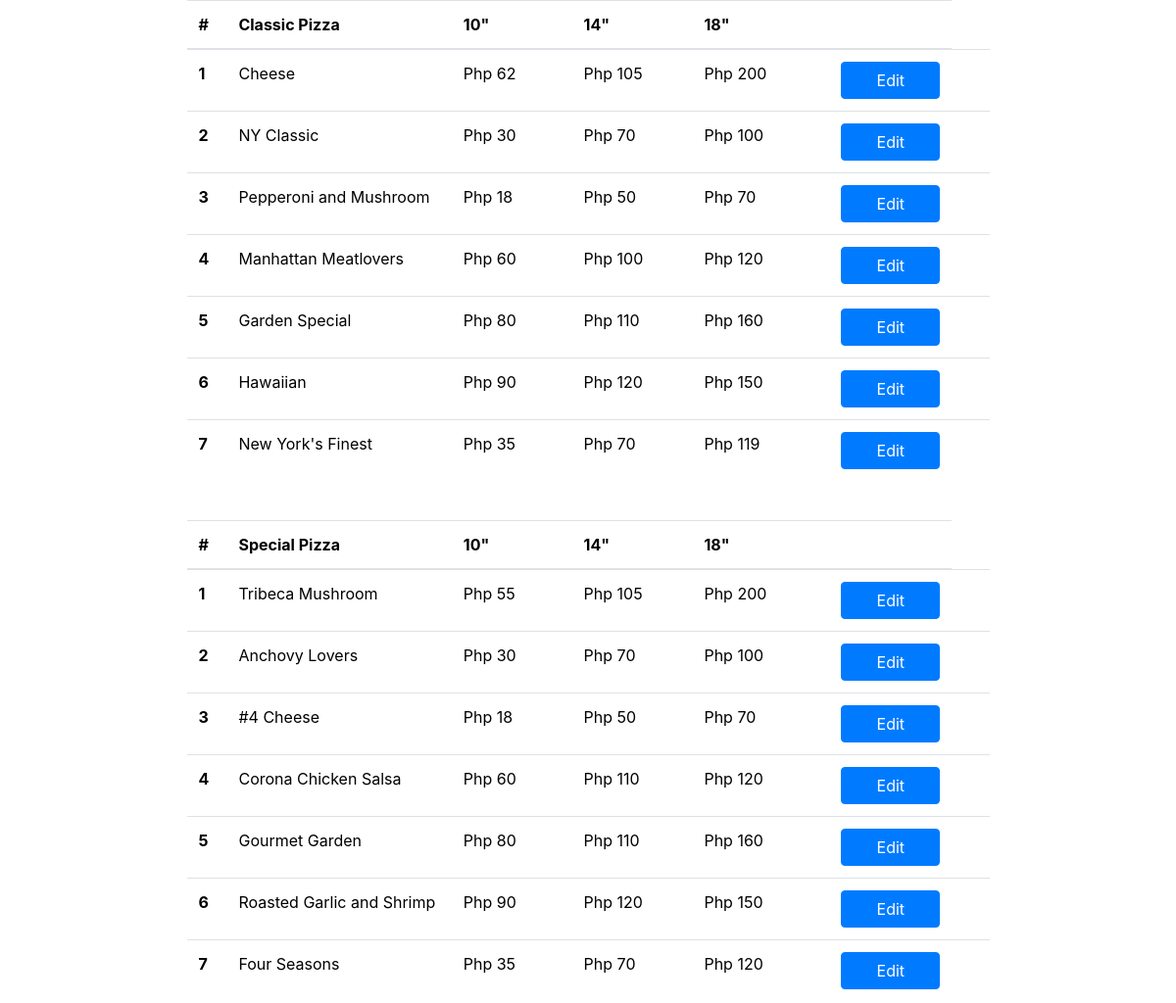
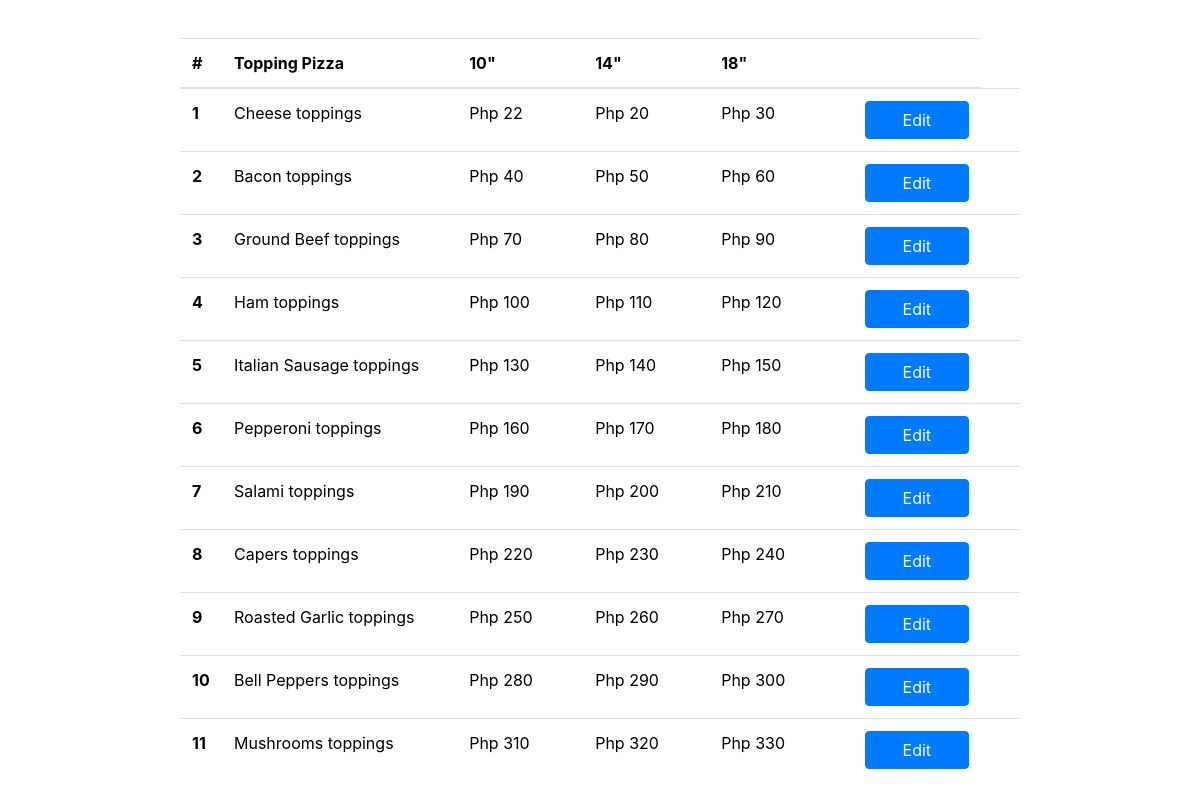
The page /index.php/order/admin on the database its author committed (2 pictures, top to bottom).
### tables this page shows
CREATE TABLE `classic` (
  `id` int(11) NOT NULL,
  `name` varchar(255) NOT NULL,
  `summary` text NOT NULL,
  `product_id` int(11) NOT NULL
);

CREATE TABLE `classic_price` (
  `id` int(11) NOT NULL,
  `name` varchar(255) NOT NULL,
  `small` int(11) NOT NULL,
  `medium` int(11) NOT NULL,
  `large` int(11) NOT NULL,
  `product_id` int(11) NOT NULL
);

CREATE TABLE `special` (
  `id` int(11) NOT NULL,
  `name` varchar(255) NOT NULL,
  `summary` text NOT NULL,
  `product_id` int(11) NOT NULL
);

CREATE TABLE `special_price` (
  `id` int(11) NOT NULL,
  `name` varchar(255) NOT NULL,
  `small` int(11) NOT NULL,
  `medium` int(11) NOT NULL,
  `large` int(11) NOT NULL,
  `product_id` int(11) NOT NULL
);

CREATE TABLE `toppings` (
  `id` int(11) NOT NULL,
  `name` varchar(255) NOT NULL,
  `small` int(11) NOT NULL,
  `medium` int(11) NOT NULL,
  `large` int(11) NOT NULL,
  `product_id` int(11) NOT NULL
);

### application/controllers/Order.php (called while the page is built, shortened)
<?php
class Order extends CI_Controller {
	public function admin()
	{
		$data['classics'] = $this->pizza_model->getClassicPizza();
		$data['specials'] = $this->pizza_model->getSpecialPizza();
		$data['toppings'] = $this->pizza_model->getToppings();
		$this->load->view('templates/header');
		$this->load->view('admin',$data);
		$this->load->view('templates/footer');
	}
}

### index.php (called while the page is built, shortened)
<?php
require_once BASEPATH.'core/CodeIgniter.php';

### application/models/Pizza_model.php (called while the page is built, shortened)
<?php
class Pizza_model extends CI_Model {
	public function getClassicPizza(){
		$this->db->select('*');
		$this->db->from('classic');
		 $this->db->join('classic_price','classic_price.product_id = classic.product_id');
		$query = $this->db->get();
		return $query->result_array();
	}
	public function getSpecialPizza(){
		$this->db->select('*');
		$this->db->from('special');
		$this->db->join('special_price','special_price.product_id = special.product_id');
		$query = $this->db->get();
		return $query->result_array();
	}
	public function getToppings(){
		$this->db->select('*');
		$this->db->from('toppings');
		$query = $this->db->get();
		return $query->result_array();
	}
}

### application/views/admin.php (the view, shortened to what this page needs)
<body>
<div class="container-fluid">
<table style="width:70%" class="table table-hover">
  <thead>
    <tr>
      <th style="width:5%">#</th>
      <th style="width:28%">Classic Pizza</th>
      <th style="width:15%">10"</th>
      <th style="width:15%">14"</th>
      <th >18"</th>
      <th></th>
    </tr>
  </thead>
  <tbody>
    <?php foreach($classics as $classic): ?>
    <tr>
      <th scope="row"><?php echo $classic['id'] ?></th>
      <td><?php echo $classic['name'] ?></td>
      <td>Php <?php echo $classic['small'] ?></td>
      <td>Php <?php echo $classic['medium'] ?></td>
      <td>Php <?php echo $classic['large'] ?></td>
      <td><button id="<?php echo $classic['product_id'] ?>" style="width:100%;"  class="btn btn-primary updateClassic" data-toggle="modal" data-target="#updateModal">Edit</button><td>
    </tr>
    <?php endforeach; ?>
  </tbody>
</table>
<br>
<table style="width:70%" class="table table-hover">
  <thead>
    <tr>
      <th style="width:5%">#</th>
      <th style="width:28%">Special Pizza</th>
      <th style="width:15%">10"</th>
      <th style="width:15%">14"</th>
      <th >18"</th>
      <th></th>
    </tr>
  </thead>
  <tbody>
    <?php foreach($specials as $special): ?>
    <tr>
      <th scope="row"><?php echo $special['id'] ?></th>
      <td><?php echo $special['name'] ?></td>
      <td>Php <?php echo $special['small'] ?></td>
      <td>Php <?php echo $special['medium'] ?></td>
      <td>Php <?php echo $special['large'] ?></td>
      <td><button id="<?php echo $special['product_id'] ?>" style="width:100%;"  class="btn btn-primary updateSpecial" data-toggle="modal" data-target="#updateModalSpecial">Edit</button><td>
    </tr>
    <?php endforeach; ?>
  </tbody>
</table>
</div>
<br>
<table style="width:70%" class="table table-hover">
  <thead>
    <tr>
      <th style="width:5%">#</th>
      <th style="width:28%">Topping Pizza</th>
      <th style="width:15%">10"</th>
      <th style="width:15%">14"</th>
      <th >18"</th>
      <th></th>
    </tr>
  </thead>
  <tbody>
    <?php foreach($toppings as $topping): ?>
    <tr>
      <th scope="row"><?php echo $topping['id'] ?></th>
      <td><?php echo $topping['name'] ?></td>
      <td>Php <?php echo $topping['small'] ?></td>
      <td>Php <?php echo $topping['medium'] ?></td>
      <td>Php <?php echo $topping['large'] ?></td>
      <td><button id="<?php echo $topping['product_id'] ?>" style="width:100%;"  class="btn btn-primary updateTopping" data-toggle="modal" data-target="#updateModalTopping">Edit</button><td>
    </tr>
    <?php endforeach; ?>
  </tbody>
</table>

### assets/css/custom.css (style rules this page uses)
body { text-decoration: none; color: black; cursor: auto; }

### rows shown on the page
classic: classic_price.id "1", classic_price.name "Cheese", classic_price.small "62", classic_price.medium "105", classic_price.large "200"
classic: classic_price.id "2", classic_price.name "NY Classic", classic_price.small "30", classic_price.medium "70", classic_price.large "100"
classic: classic_price.id "3", classic_price.name "Pepperoni and Mushroom", classic_price.small "18", classic_price.medium "50", classic_price.large "70"
classic: classic_price.id "4", classic_price.name "Manhattan Meatlovers", classic_price.small "60", classic_price.medium "100", classic_price.large "120"
classic: classic_price.id "5", classic_price.name "Garden Special", classic_price.small "80", classic_price.medium "110", classic_price.large "160"
classic: classic_price.id "6", classic_price.name "Hawaiian", classic_price.small "90", classic_price.medium "120", classic_price.large "150"
classic: classic_price.id "7", classic_price.name "New York's Finest", classic_price.small "35", classic_price.medium "70", classic_price.large "119"
special: special_price.id "1", special_price.name "Tribeca Mushroom", special_price.small "55", special_price.medium "105", special_price.large "200"
special: special_price.id "2", special_price.name "Anchovy Lovers", special_price.small "30", special_price.medium "70", special_price.large "100"
special: special_price.id "3", special_price.name "#4 Cheese", special_price.small "18", special_price.medium "50", special_price.large "70"
special: special_price.id "4", special_price.name "Corona Chicken Salsa", special_price.small "60", special_price.medium "110", special_price.large "120"
special: special_price.id "5", special_price.name "Gourmet Garden", special_price.small "80", special_price.medium "110", special_price.large "160"
special: special_price.id "6", special_price.name "Roasted Garlic and Shrimp", special_price.small "90", special_price.medium "120", special_price.large "150"
special: special_price.id "7", special_price.name "Four Seasons", special_price.small "35", special_price.medium "70", special_price.large "120"
toppings: id "1", name "Cheese toppings", small "22", medium "20", large "30"
toppings: id "2", name "Bacon toppings", small "40", medium "50", large "60"
toppings: id "3", name "Ground Beef toppings", small "70", medium "80", large "90"
toppings: id "4", name "Ham toppings", small "100", medium "110", large "120"
toppings: id "5", name "Italian Sausage toppings", small "130", medium "140", large "150"
toppings: id "6", name "Pepperoni toppings", small "160", medium "170", large "180"
toppings: id "7", name "Salami toppings", small "190", medium "200", large "210"
toppings: id "8", name "Capers toppings", small "220", medium "230", large "240"
toppings: id "9", name "Roasted Garlic toppings", small "250", medium "260", large "270"
toppings: id "10", name "Bell Peppers toppings", small "280", medium "290", large "300"
toppings: id "11", name "Mushrooms toppings", small "310", medium "320", large "330"
